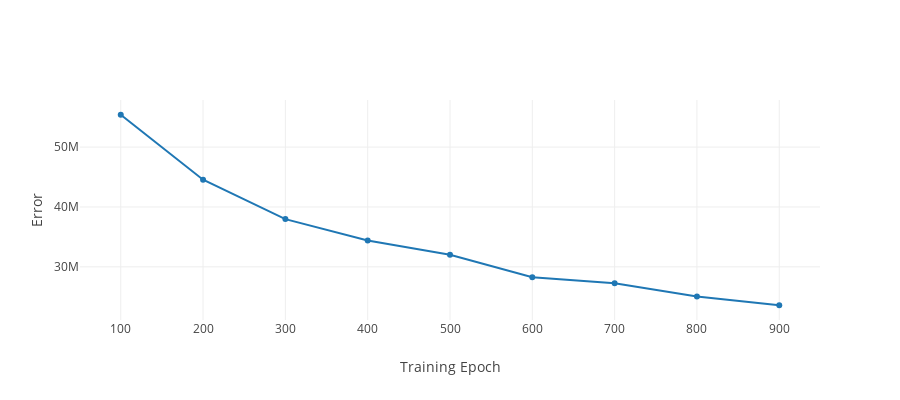

Here is the notebook cell this chart was saved with:
### Markdown cell above
# Model Performance

### Code cell
#%%local
trace = go.Scatter(
    x = epoch_list[1:],
    y = mse_list[1:]
)


layout = dict(
              xaxis = dict(title = 'Training Epoch'),
              yaxis = dict(title = 'Error'),
              height = 400
              )
fig = dict(data=[trace], layout=layout)
iplot(fig)

### Figure 1 — Plotly figure (JSON) as saved in the notebook; plotly's stock layout.template omitted (floating-point values rounded to 4 significant figures)
{"data": [{"type": "scatter", "x": [100, 200, 300, 400, 500, 600, 700, 800, 900], "y": [55402200, 44553056, 37974648, 34416860, 32007320, 28280564, 27274624, 25029524, 23585592]}], "layout": {"height": 400, "xaxis": {"title": "Training Epoch"}, "yaxis": {"title": "Error"}}}
